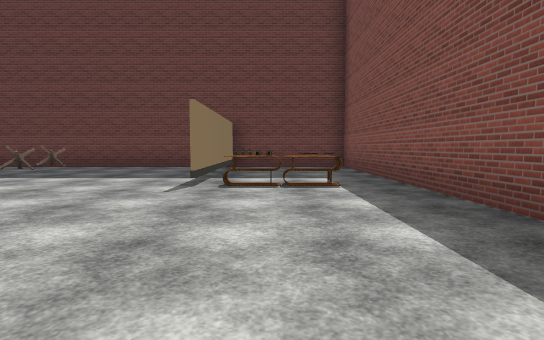
view 1 (above)

19 first-person views from a walk through a Unity game level. The camera is 1.2 m above the floor, tilts 4° down and sees 80° across. The floor is counted in squares, 1.95 m on a side. Each view is taken from the middle of a square. On the plan, view 1 faces up. The plan holds only what a view shows up to about 10 squares ahead; the rest is blank. The player character is not drawn. Some surface patterns are stand-ins.

view 2
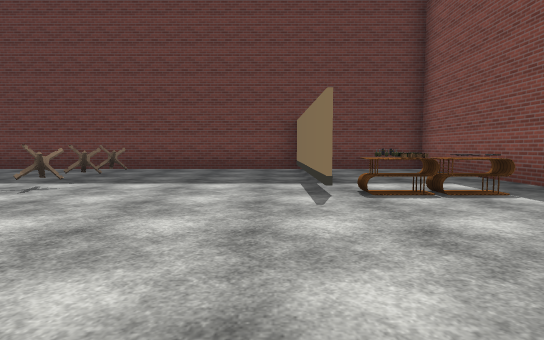

view 3
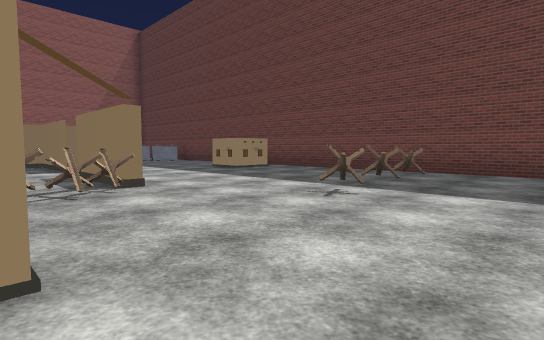

view 4
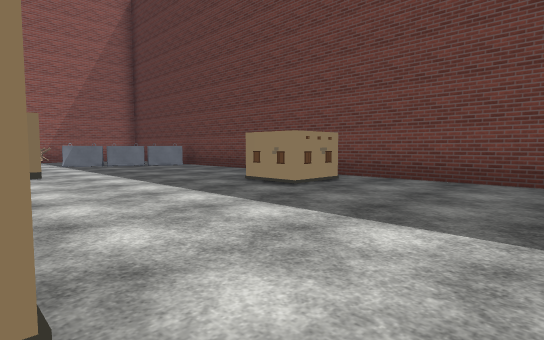

view 5
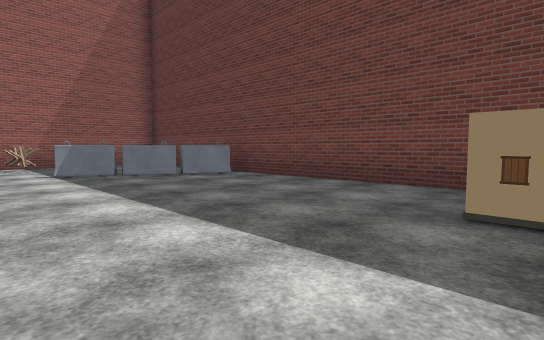

view 6
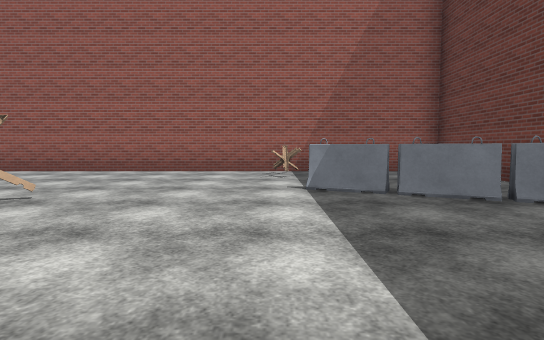

view 7
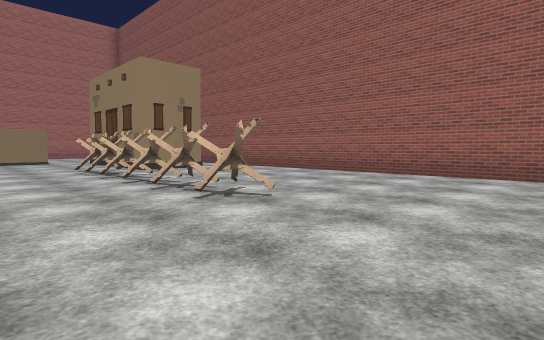

view 8
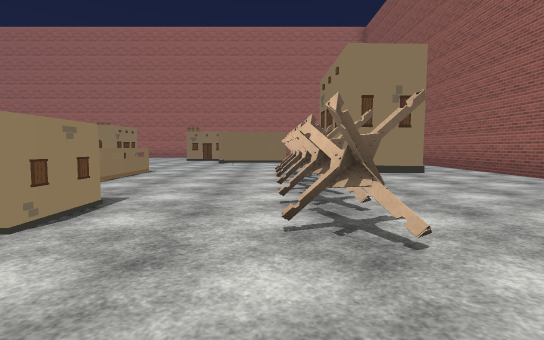

view 9
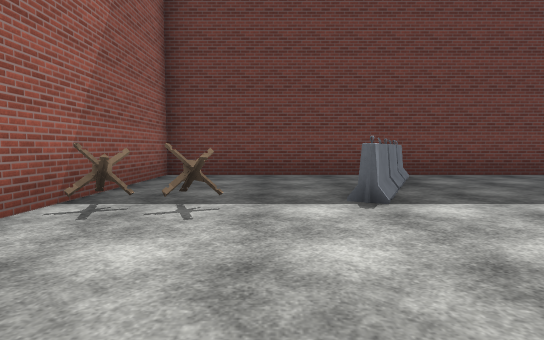

view 10
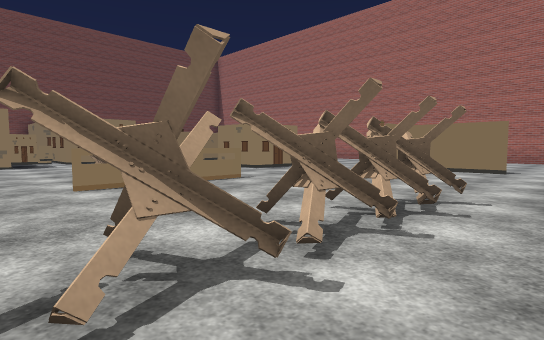

view 11
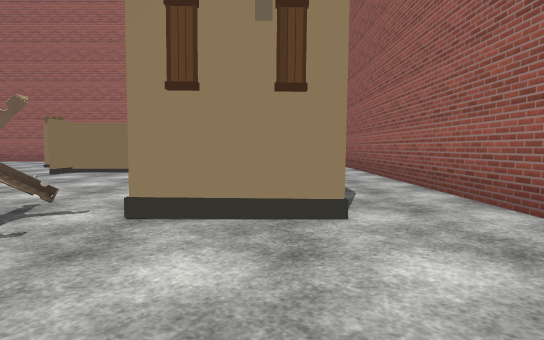

view 12
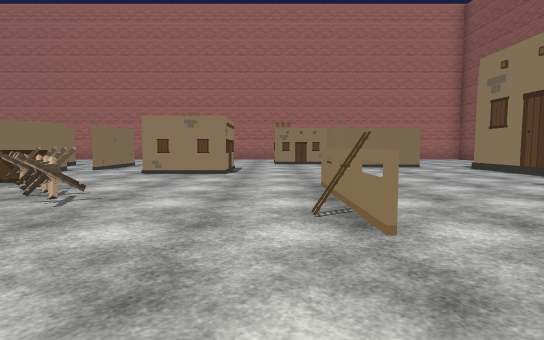

view 13
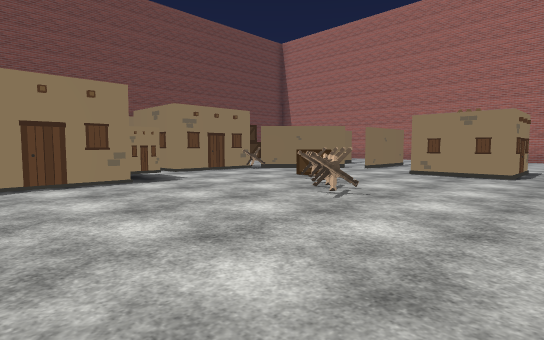

view 14
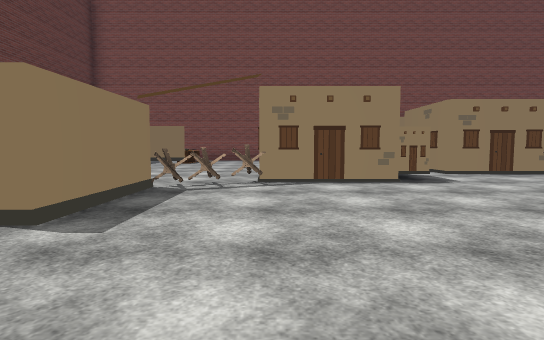

view 15
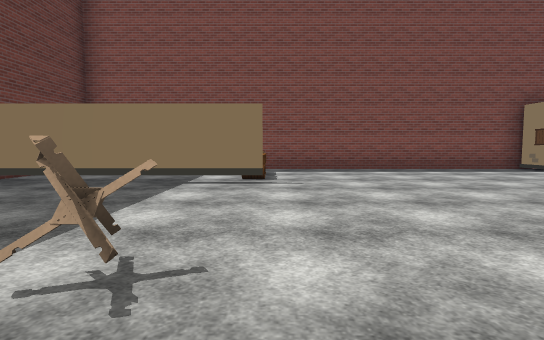

view 16
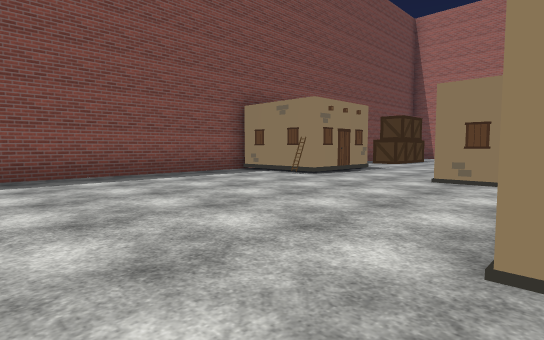

view 17
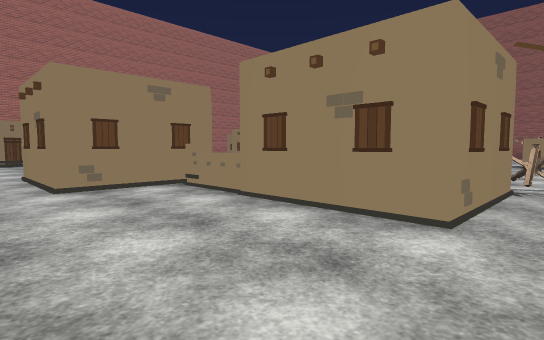

view 18
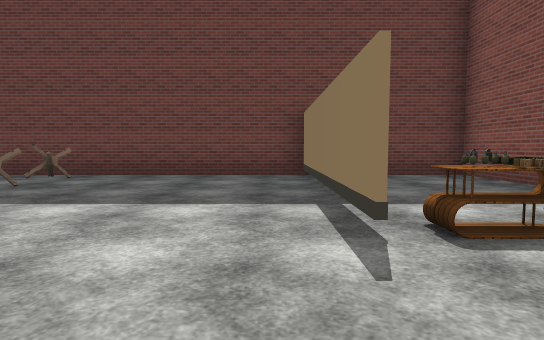

view 19
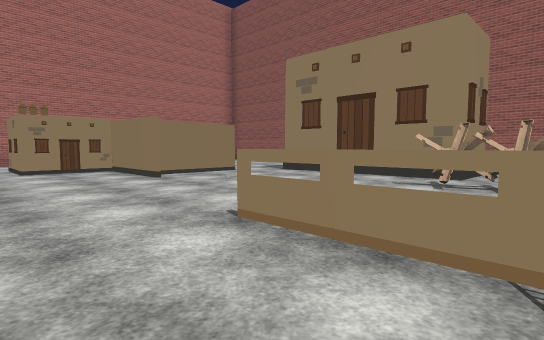

### Floor plan
Key: @ floor where view 1 was taken; # wall or solid block; x gap in a wall; . floor; = window, fence, low wall or low ledge; T thing the floor can be seen under or through; E desk; B building; L block; A box; O other object.
Columns run from 23 left of view 1 to 3 right of it. Each row starts with its distance up from view 1.
 11 ###########################
 10 #....x.....x..........T...#
  9 #....L.....OO.........T...#
  8 #....L......O.....O...T...#
  7 #...L............O....T...#
  6 #OO...............O...T...#
  5 #.......#..............EE.#
  4 #.......###..###..........#
  3 #....#..O......#..........#
  2 #....##.OO......O#B.......#
  1 #....##.........###.......#
  0 #....x..........###....@..#
 -1 #....#...=......OO=.......#
 -2 #....#...=...#....B##..####
 -3 #..#B#...#....#...###..#
 -4 #..##.........A..####..B
 -5 #.. #...........##  ....
 -6 #.. #......###.##   ...
 -7 #.  #......B  .#    .
 -8 #.  ..###...        .
 -9 #.   .  #...        .
-10 #    .. ###.       B#
-11      ..   #        O
-12          B.

Positions as (right, up) in squares from view 1, and headings:
1: (0, 0), facing up
2: (-2, 1), facing up
3: (-3, 2), facing up-left
4: (-7, 4), facing up-left
5: (-11, 5), facing up-left
6: (-14, 6), facing left
7: (-15, 6), facing down-left
8: (-17, 5), facing down
9: (-20, 3), facing up
10: (-19, 1), facing down-right
11: (-20, 0), facing down
12: (-13, 2), facing down
13: (-13, 2), facing down-right
14: (-13, 2), facing right
15: (-7, 5), facing right
16: (-5, 4), facing down-right
17: (-2, 3), facing down-left
18: (-2, 3), facing up
19: (-12, -1), facing down-left
